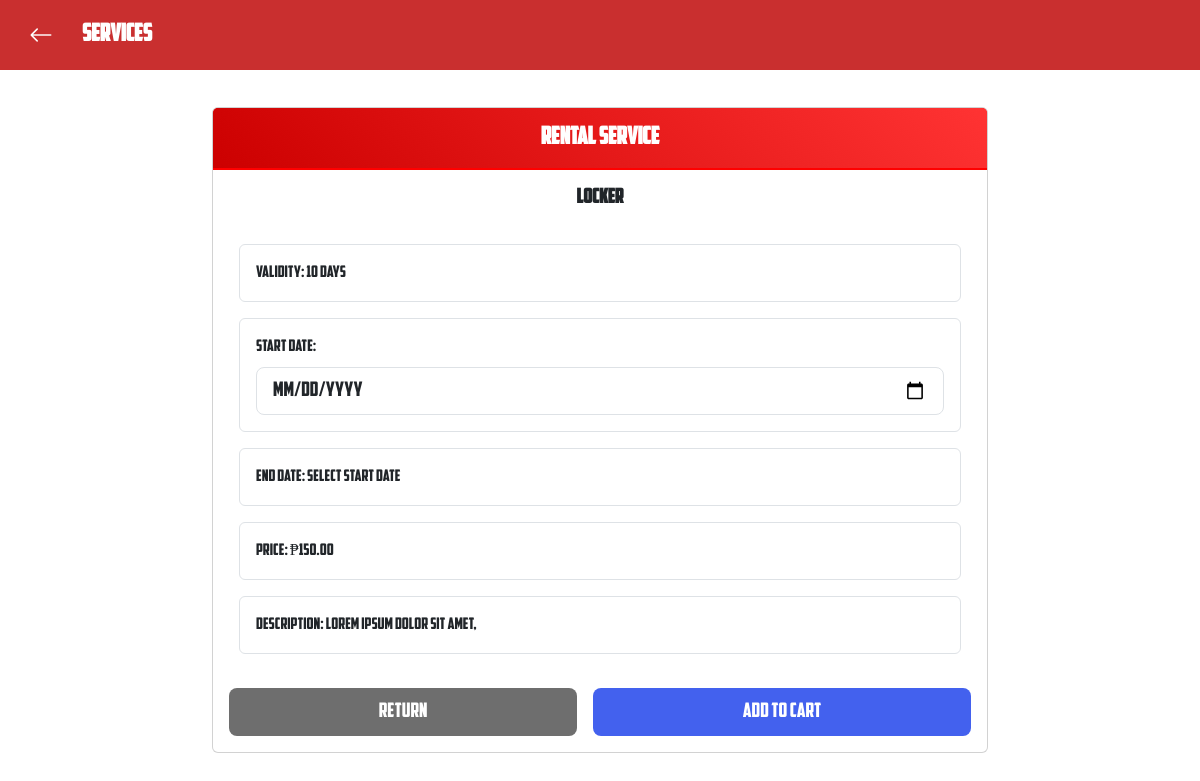
Before: /website/services/avail_rental.php?id=5 (signed in) with the older database file.
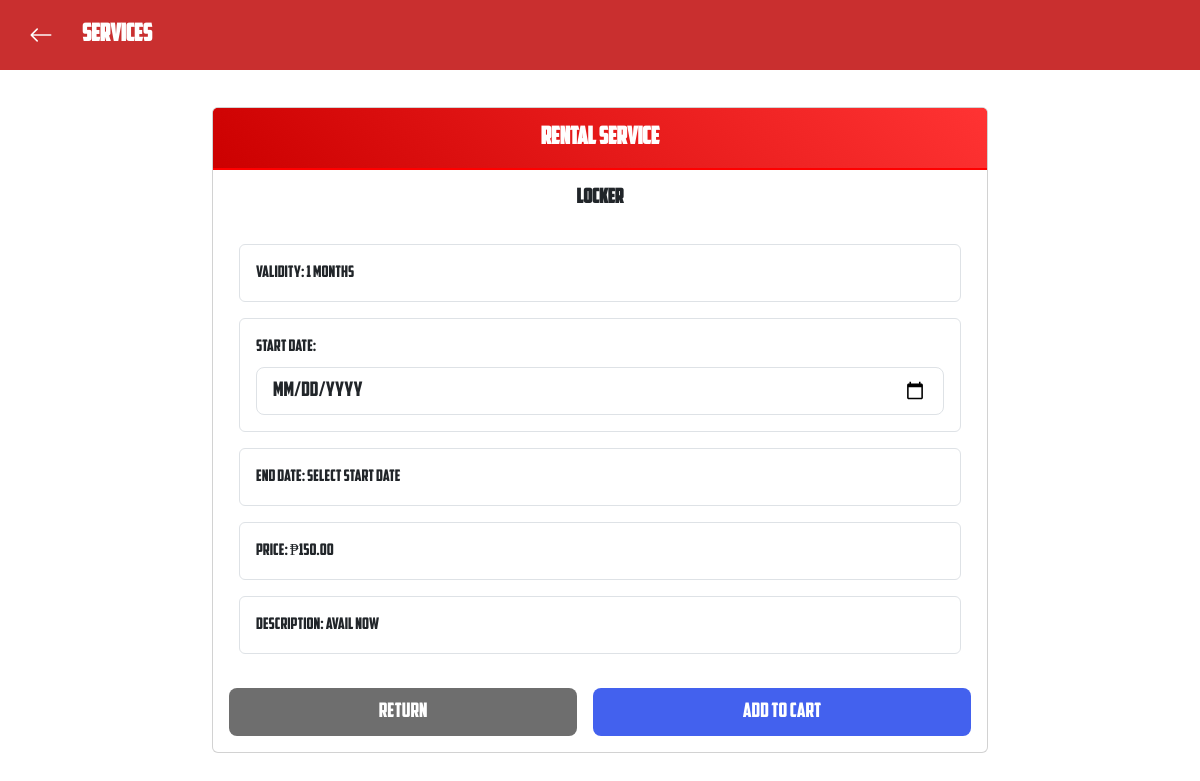
After: the same page with the newer database file.
### tables this page shows
CREATE TABLE `rental_services` (
  `id` int(11) NOT NULL,
  `service_name` varchar(100) NOT NULL,
  `price` decimal(10,2) NOT NULL,
  `total_slots` int(11) NOT NULL,
  `available_slots` int(11) NOT NULL,
  `duration` int(11) NOT NULL,
  `duration_type_id` int(11) NOT NULL,
  `description` text DEFAULT NULL,
  `status` enum('active','inactive') NOT NULL,
  `is_removed` tinyint(1) NOT NULL DEFAULT 0,
  `created_at` timestamp NOT NULL DEFAULT current_timestamp(),
  `updated_at` timestamp NOT NULL DEFAULT current_timestamp() ON UPDATE current_timestamp()
);

CREATE TABLE `duration_types` (
  `id` int(11) NOT NULL,
  `type_name` varchar(20) NOT NULL
);

### website/services/services.class.php (called while the page is built, shortened)
<?php
class Services_class{
    protected $db;
    function __construct(){
        $this->db = new Database();
    }
    public function fetchRental($rental_id) {
        $conn = $this->db->connect();
        $sql = "SELECT rs.*, dt.type_name as duration_type
                FROM rental_services rs
                LEFT JOIN duration_types dt ON rs.duration_type_id = dt.id
                WHERE rs.id = ?";
        $stmt = $conn->prepare($sql);
        $stmt->execute([$rental_id]);
        return $stmt->fetch();
    }
}

### website/services/avail_rental.php (the view, shortened to what the changed rows need)
<?php
require_once 'services.class.php';
$rental_id = $service_name = $price = $duration = $duration_type = $available_slots = $description = '';
$start_date = $end_date = '';
$Services = new Services_Class();
if ($_SERVER['REQUEST_METHOD'] == 'GET') {
    if (isset($_GET['id'])) {
        $rental_id = clean_input($_GET['id']);
        $record = $Services->fetchRental($rental_id);
        $service_name = $record['service_name'];
        $price = $record['price'];
        $duration = $record['duration'];
        $duration_type = $record['duration_type'];
        $description = $record['description'];
    } else {
        header('location: ../services.php');
        exit;
    }
}
?>
<link rel="stylesheet" href="https://cdn.jsdelivr.net/npm/bootstrap@5.3.2/dist/css/bootstrap.min.css">
<link rel="stylesheet" href="https://cdn.jsdelivr.net/npm/bootstrap-icons@1.11.1/font/bootstrap-icons.css">
<link rel="stylesheet" href="service.css">
<div class="avail-rental-page">
    <div class="container-fluid p-0">
        <div class="bg-custom-red text-white p-3 d-flex align-items-center">
            <h1 class="mb-0 fs-4 fw-bold">SERVICES</h1>
        </div>
        <div class="container-fluid">
    <div class="row flex-grow-1 overflow-auto">
        <div class="col-12 col-lg-8 mx-auto py-3 main-container">
            <div class="card main-content" style="width: 100%;">
                <div class="card-header py-3">
                    <h2 class="h4 fw-bold mb-0 text-center">Rental Service</h2>
                </div>
                <div class="card-body p-3">
                    <h3 class="h5 fw-bold text-center mb-4"><?= $service_name ?></h3>
                    <section class="scrollable-section">
                        <div class="row g-3">
                            <div class="col-12">
                                <div class="border rounded p-3">
                                    <p class="mb-0">Validity: <?= $duration . ' ' . $duration_type ?></p>
                                </div>
                            </div>
                            <div class="col-12">
                                <div class="border rounded p-3">
                                    <div class="form-group">
                                        <label for="start_date" class="form-label">Start Date:</label>
                                        <input type="date"
                                            class="form-control form-control-lg"
                                            id="start_date"
                                            name="start_date"
                                            min="<?= date('Y-m-d', strtotime('today')) ?>"
                                            value="<?= $start_date ?>"
                                            required
                                            onchange="updateEndDate(this.value, <?= $duration ?>, '<?= $duration_type ?>')">
                                    </div>
                                </div>
                            </div>
                            <div class="col-12">
                                <div class="border rounded p-3">
                                    <p class="mb-0">Price: ₱<?= number_format($price, 2) ?></p>
                                </div>
                            </div>
                            <?php if (!empty($description)): ?>
                            <div class="col-12">
                                <div class="border rounded p-3">
                                    <p class="mb-0">Description: <?= nl2br(htmlspecialchars($description)) ?></p>
                                </div>
                            </div>
                            <?php endif; ?>
                        </div>
                    </section>
                    <div class="d-grid gap-3 d-md-flex justify-content-md-between mt-4">
                        <a href="../services.php" class="btn return-btn btn-lg flex-fill">Return</a>
                        <?php if (isset($_SESSION['user_id'])): ?>
                            <form method="POST" class="flex-fill" onsubmit="return validateForm()">
                            </form>
                        <?php else: ?>
                            <a href="../../login/login.php" class="btn btn-lg w-100 add-cart">Login to Add</a>
                        <?php endif; ?>
                    </div>
                </div>
            </div>
        </div>
    </div>
</div>
</body>
</html>

Changed rows visible on the page:
changed rental_services "Locker": duration "10" → "1"; duration_type.type_name "days" → "months"; description "Lorem ipsum dolor sit amet," → "avail now"
